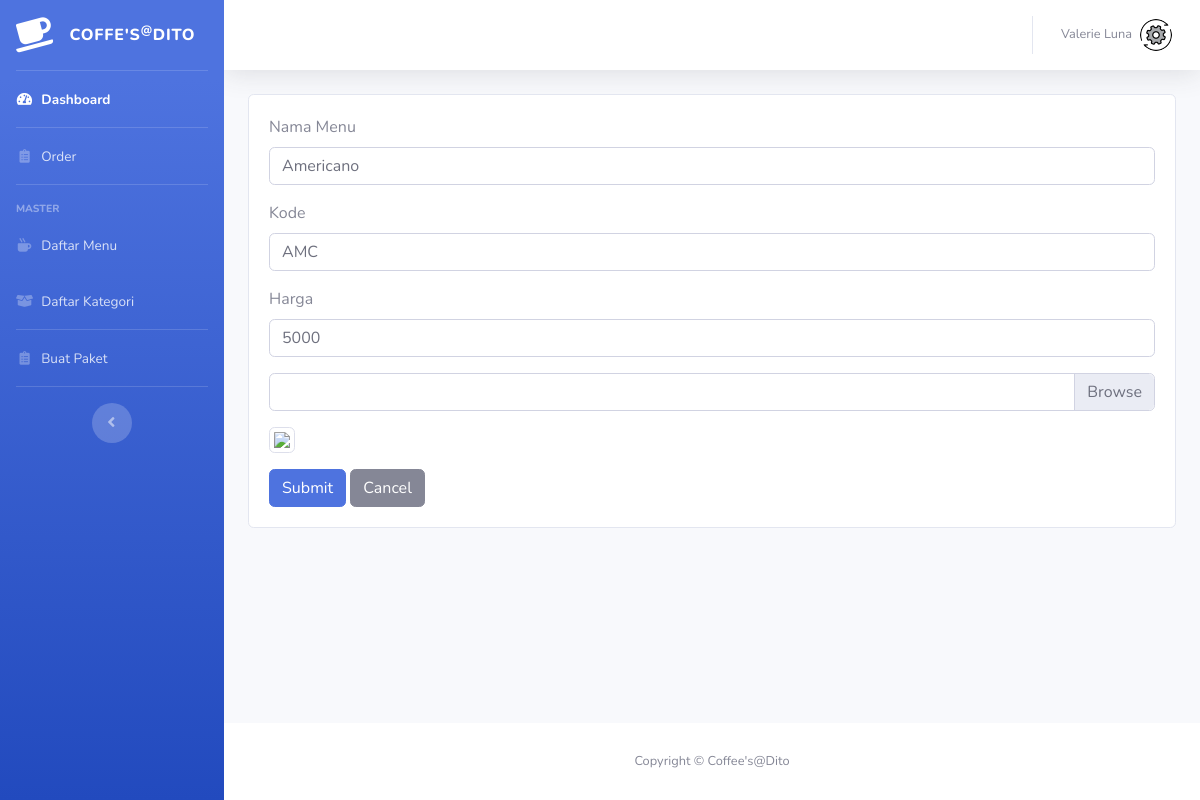
Screenshot of /index.php/menu/edit/3 with the database file from the repository.
### tables this page shows
CREATE TABLE `menu` (
  `id_menu` int(11) NOT NULL,
  `nama_menu` varchar(20) NOT NULL,
  `kode` varchar(10) NOT NULL,
  `id_group` int(11) NOT NULL,
  `id_paket` int(11) NOT NULL,
  `harga` int(11) NOT NULL,
  `disct_` int(11) NOT NULL,
  `gross_amount` int(11) NOT NULL,
  `gambar` varchar(200) NOT NULL
);

### application/controllers/Menu.php (called while the page is built, shortened)
<?php
class Menu extends CI_Controller {
	public function edit($id){
		$data['page'] = 'Menu';
		$data['item'] = $this->model->getData('menu', ['id_menu' => $id])->row();
		$data['content'] = 'pages/editMenu';
		$this->load->view('template/main', $data);
	}
}

### index.php (called while the page is built, shortened)
<?php
require_once BASEPATH.'core/CodeIgniter.php';

### application/models/model.php (called while the page is built, shortened)
<?php
class Model extends CI_Model {
	public function getData($table, $where){
		return $this->db->get_where($table, $where);
	}
}

### application/views/pages/editMenu.php (the view, shortened to what this page needs)
<div class="card">
    <div class="card-body">
        <form action="<?php echo base_url('index.php/menu/update') ?>" method="post" enctype="multipart/form-data">
            <div class="form-group">
                <label>Nama Menu</label>
                <input type="text" name="nama_menu" class="form-control" value="<?php echo $item->nama_menu ?>">
            </div>
            <div class="form-group">
                <label>Kode</label>
                <input type="text" name="kode" class="form-control" value="<?php echo $item->kode ?>">
            </div>
            <div class="form-group">
                <label>Harga</label>
                <input type="number" name="harga" class="form-control" value="<?php echo $item->harga ?>">
            </div>
            <div class="custom-file">
                <label class="custom-file-label" for="customFile"><?php echo $item->gambar ?></label>
            </div>
            <div style="width: 150px" class="my-3">
                <img src="<?php echo base_url($item->gambar) ?>" class="img-thumbnail">
            </div>
            <button class="btn btn-primary" type="submit">Submit</button>
            <a class="btn btn-secondary" href="<?php echo base_url('index.php/menu') ?>">Cancel</a>
        </form>
    </div>
</div>

### rows the page displays
menu: nama_menu "Americano", kode "AMC", harga "5000"
